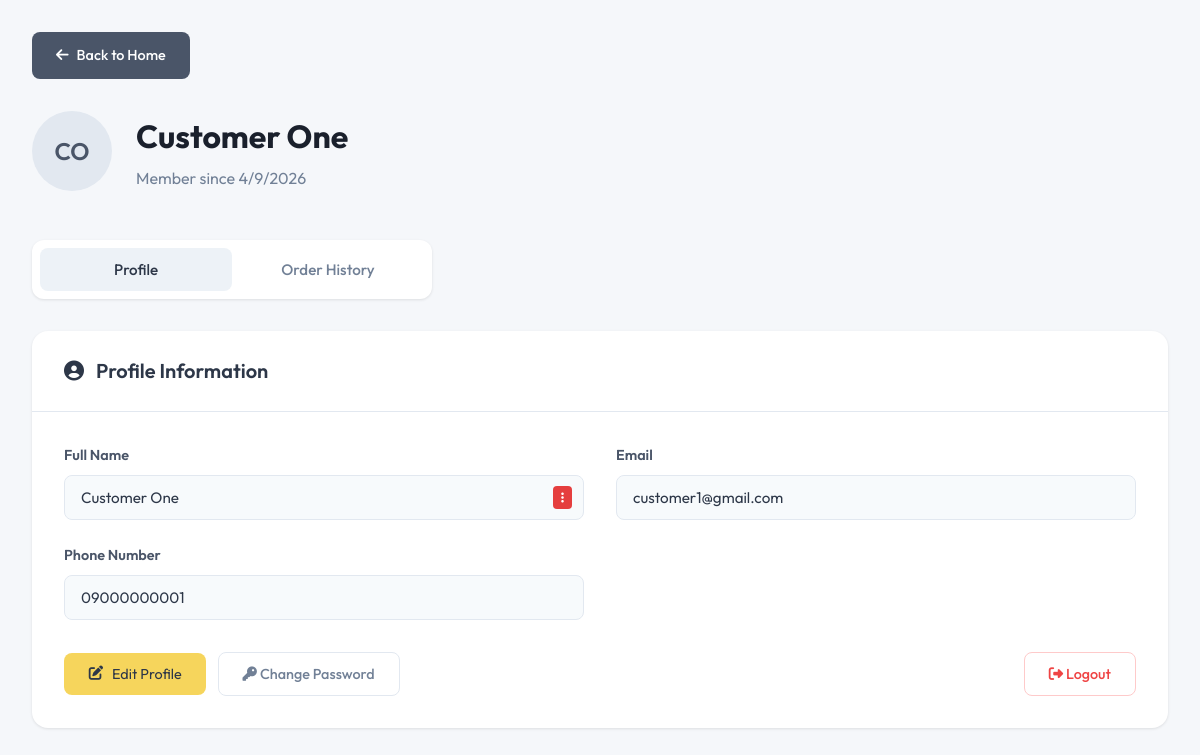
Page /User.php (signed in) on the committed database.
### tables this page shows
CREATE TABLE `users` (
  `user_id` int(11) NOT NULL AUTO_INCREMENT,
  `user_role` varchar(25) NOT NULL,
  `first_name` varchar(45) DEFAULT NULL,
  `last_name` varchar(45) DEFAULT NULL,
  `email` varchar(45) DEFAULT NULL,
  `phone` varchar(45) DEFAULT NULL,
  `password` varchar(255) DEFAULT NULL,
  `profile_picture` varchar(255) DEFAULT NULL,
  PRIMARY KEY (`user_id`)
);

### includes/security/auth.php (called while the page is built, shortened)
<?php
if (!function_exists('security_is_logged_in')) {
    function security_is_logged_in(): bool
    {
        return !empty($_SESSION['user_id']);
    }
}
if (!function_exists('security_bootstrap_authenticated_session')) {
    function security_bootstrap_authenticated_session(): void
    {
        static $checked = false;
        if ($checked) {
            return;
        }
        $checked = true;
    }
}
if (!function_exists('security_require_login')) {
    function security_require_login(string $redirect = 'Login.php'): int
    {
        return (int) $_SESSION['user_id'];
    }
}

### includes/security/input_validation.php (called while the page is built, shortened)
<?php
if (!function_exists('security_phone_to_local_format')) {
    function security_phone_to_local_format(?string $phone): string
    {
        $phone = trim((string) $phone);
        return $phone;
    }
}

### User.php (the view, shortened to what this page needs)
<?php
require_once 'includes/security/auth.php';
require_once 'includes/security/input_validation.php';
include_once('currency_handler.php');
$userId = security_require_login('Login.php');
$stmt = $conn->prepare("SELECT user_id, user_role, first_name, last_name, email, phone, password, profile_picture FROM users WHERE user_id = ?");
$stmt->bind_param("i", $userId);
$stmt->execute();
$userResult = $stmt->get_result()->fetch_assoc();
$fullName = trim($userResult['first_name'] . ' ' . $userResult['last_name']);
$displayPhone = security_phone_to_local_format($userResult['phone'] ?? '');
function getUserInitials($firstName, $lastName) {
    $firstInitial = !empty($firstName) ? strtoupper($firstName[0]) : '';
    $lastInitial = !empty($lastName) ? strtoupper($lastName[0]) : '';
    return $firstInitial . $lastInitial;
}
$userInitials = getUserInitials($userResult['first_name'], $userResult['last_name']);
?>
<!DOCTYPE html>
<html lang="en">
<head>
  <link rel="stylesheet" href="styles/users.css">
  <link rel="stylesheet" href="https://cdnjs.cloudflare.com/ajax/libs/font-awesome/6.5.1/css/all.min.css">
</head>
<body>
  <div class="container">
    <div class="back-nav">
      <a href="index.php" class="back-btn">
        <span class="back-arrow"><i class="fas fa-arrow-left"></i></span>
        Back to Home
      </a>
    </div>
    <div class="user-profile-header">
      <?php if (!empty($userResult['profile_picture'])): ?>
        <img src="uploads/profile_pictures/<?= htmlspecialchars($userResult['profile_picture']) ?>" alt="Profile" class="avatar-large">
      <?php else: ?>
        <div class="avatar-large"><?= $userInitials ?></div>
      <?php endif; ?>
      <div class="user-details">
        <h1><?= htmlspecialchars($fullName) ?></h1>
        <p class="member-since">Member since <?= date('n/j/Y') ?></p>
      </div>
    </div>
    <div class="tab-navigation">
      <button class="tab-btn active" onclick="showTab('profile')">Profile</button>
      <button class="tab-btn" onclick="showTab('orders')">Order History</button>
    </div>
    <div id="profile" class="tab-content active">
      <div class="profile-section">
        <div class="section-header">
          <h2>
            <i class="fas fa-user-circle"></i>
            Profile Information
          </h2>
        </div>
        <div class="profile-form">
          <div class="form-row">
            <div class="form-group">
              <label for="full_name">Full Name</label>
              <div class="input-container">
                <input id="full_name" type="text" value="<?= htmlspecialchars($fullName) ?>" readonly>
                <button class="field-menu-btn"><i class="fas fa-ellipsis-v"></i></button>
              </div>
            </div>
            <div class="form-group">
              <label for="email">Email</label>
              <input id="email" type="email" value="<?= htmlspecialchars($userResult['email']) ?>" readonly>
            </div>
          </div>
          <div class="form-row">
            <div class="form-group">
              <label for="phone">Phone Number</label>
              <input id="phone" type="tel" value="<?= htmlspecialchars($displayPhone) ?>" readonly>
            </div>
          </div>
          <div class="form-actions">
            <div class="action-group">
              <button class="edit-profile-btn" onclick="openModal()">
                <i class="fas fa-edit btn-icon"></i>
                Edit Profile
              </button>
              <button class="logout-btn" onclick="openChangePasswordModal()">
                <i class="fas fa-key"></i> Change Password
              </button>
            </div>
            <div class="action-group">
              <form method="POST" style="display: inline;">
                <button type="submit" name="logout" value="1" class="logout-btn" style="background: #ffffff; color: #ef4444; border: 1px solid #fecaca;"
                        onclick="return confirm('Are you sure you want to logout?');">
                  <i class="fas fa-sign-out-alt"></i> Logout
                </button>
              </form>
            </div>
          </div>
        </div>
      </div>
    </div>
  </div>
</body>
</html>

### styles/users.css (style rules this page uses)
* { box-sizing: border-box; margin: 0; padding: 0; }
body { font-family: -apple-system, BlinkMacSystemFont, "Segoe UI", Roboto, "Helvetica Neue", Arial, sans-serif; background: #f5f7fa; color: #2d3748; line-height: 1.6; }
.container { max-width: 1200px; margin: 0 auto; padding: 2rem; }
.back-nav { margin-bottom: 2rem; }
.back-btn { display: inline-flex; align-items: center; gap: 0.5rem; background: #4a5568; color: white; text-decoration: none; padding: 0.75rem 1.5rem; border-radius: 0.5rem; font-size: 0.9rem; font-weight: 500; transition: all 0.2s ease; }
.user-profile-header { display: flex; align-items: center; gap: 1.5rem; margin-bottom: 3rem; }
.avatar-large { width: 80px; height: 80px; border-radius: 50%; background: #e2e8f0; display: flex; align-items: center; justify-content: center; font-size: 1.5rem; font-weight: 600; color: #4a5568; }
.user-details h1 { font-size: 2rem; font-weight: 700; color: #1a202c; margin-bottom: 0.25rem; }
.member-since { color: #718096; font-size: 1rem; }
.tab-navigation { display: flex; background: white; border-radius: 0.75rem; padding: 0.5rem; margin-bottom: 2rem; box-shadow: 0 1px 3px rgba(0, 0, 0, 0.1); max-width: 400px; }
.tab-btn { flex: 1; padding: 0.75rem 1.5rem; background: transparent; border: none; border-radius: 0.5rem; font-size: 0.95rem; font-weight: 500; color: #718096; cursor: pointer; transition: all 0.2s ease; }
.tab-btn.active { background: #edf2f7; color: #2d3748; }
.tab-content { display: none; }
.tab-content.active { display: block; animation: fadeIn 0.3s ease; }
.profile-section { background: white; border-radius: 1rem; box-shadow: 0 1px 3px rgba(0, 0, 0, 0.1); overflow: hidden; }
.section-header { padding: 1.5rem 2rem; border-bottom: 1px solid #e2e8f0; }
.section-header h2 { display: flex; align-items: center; gap: 0.75rem; font-size: 1.25rem; font-weight: 600; color: #2d3748; }
.profile-form { padding: 2rem; }
.form-row { display: grid; grid-template-columns: 1fr 1fr; gap: 2rem; margin-bottom: 1.5rem; }
.form-group { display: flex; flex-direction: column; }
.form-group label { font-size: 0.9rem; font-weight: 600; color: #4a5568; margin-bottom: 0.5rem; }
.input-container { position: relative; display: flex; align-items: center; }
.form-group input { width: 100%; padding: 0.75rem 1rem; border: 1px solid #e2e8f0; border-radius: 0.5rem; font-size: 0.95rem; background: #f7fafc; color: #2d3748; transition: all 0.2s ease; }
.field-menu-btn { position: absolute; right: 0.75rem; background: #e53e3e; color: white; border: none; border-radius: 0.25rem; padding: 0.25rem 0.5rem; font-size: 0.75rem; cursor: pointer; }
.form-actions { display: flex; justify-content: space-between; align-items: center; margin-top: 2rem; }
.edit-profile-btn { display: flex; align-items: center; gap: 0.5rem; background: #f6d55c; color: #2d3748; border: none; padding: 0.75rem 1.5rem; border-radius: 0.5rem; font-size: 0.9rem; cursor: pointer; transition: all 0.2s ease; }
.logout-btn { background: transparent; border: 1px solid #e2e8f0; color: #718096; padding: 0.75rem 1.5rem; border-radius: 0.5rem; font-size: 0.9rem; font-weight: 500; cursor: pointer; transition: all 0.2s ease; }
.btn-icon { width: 16px; height: 16px; }

### User.php (style rules this page uses)
* { font-family: 'Outfit', sans-serif; }
.form-actions { display: flex; justify-content: space-between; align-items: center; gap: 12px; flex-wrap: wrap; }
.form-actions .action-group { display: flex; gap: 12px; align-items: center; }

### rows in the picture
users: userInitials "CO", fullName "Customer One", first_name+last_name "Customer One", email "customer1@gmail.com", phone "09000000001"
